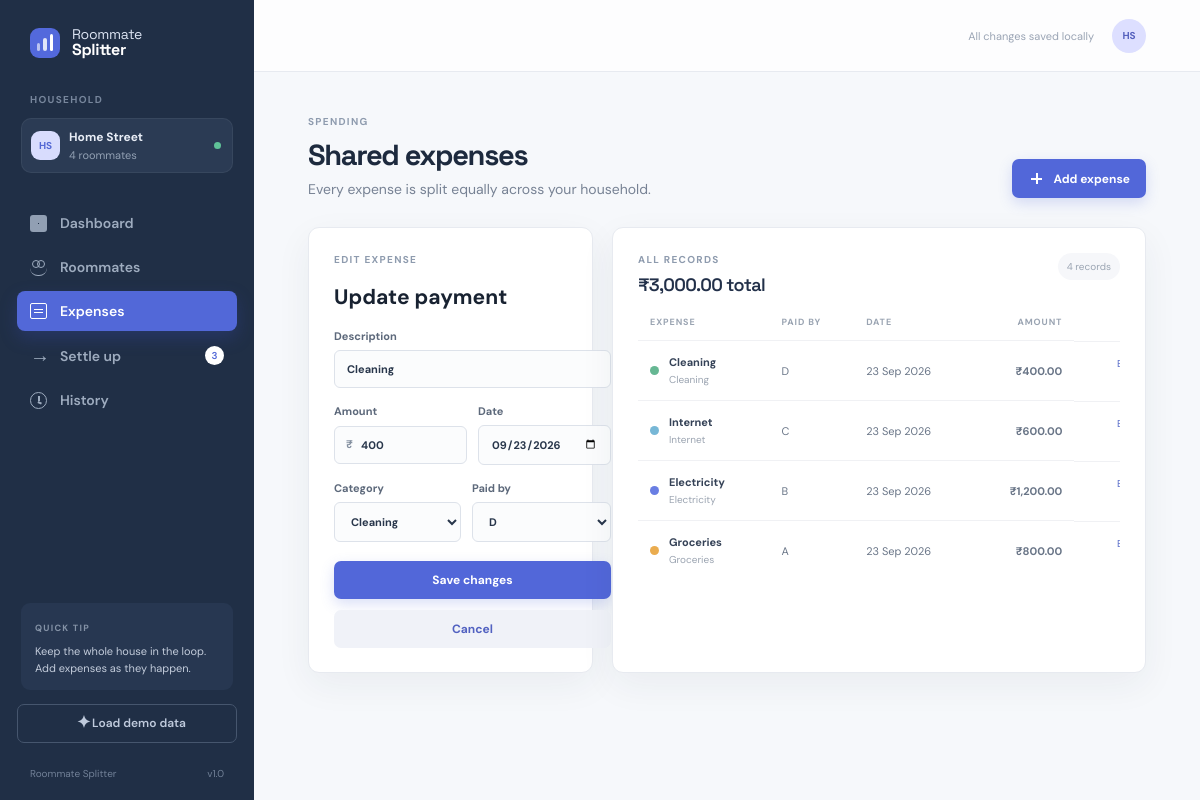
The page /?section=expenses&edit=30 on the database its author committed.
### tables this page shows
CREATE TABLE expenses (
                id INTEGER PRIMARY KEY AUTOINCREMENT,
                description TEXT NOT NULL,
                amount NUMERIC NOT NULL CHECK (amount > 0),
                category TEXT NOT NULL,
                paid_by INTEGER NOT NULL,
                expense_date TEXT NOT NULL,
                created_at TEXT NOT NULL DEFAULT CURRENT_TIMESTAMP,
                FOREIGN KEY (paid_by) REFERENCES roommates (id) ON DELETE RESTRICT
            );

CREATE TABLE roommates (
                id INTEGER PRIMARY KEY AUTOINCREMENT,
                name TEXT NOT NULL COLLATE NOCASE UNIQUE,
                created_at TEXT NOT NULL DEFAULT CURRENT_TIMESTAMP
            );

### artifacts/roommate-expense-splitter/app.py (the view)
@app.route("/")
def index():
    section = request.args.get("section", "dashboard")
    if section not in {"dashboard", "roommates", "expenses", "settle", "history"}:
        section = "dashboard"
    data = dashboard_data()
    editing_id = request.args.get("edit", type=int)
    data["editing_expense"] = next(
        (expense for expense in data["expenses"] if expense["id"] == editing_id), None
    )
    return render_template("dashboard.html", active_section=section, **data)

### artifacts/roommate-expense-splitter/app.py (called while the page is built)
def dashboard_data() -> dict:
    roommates = get_roommates()
    expenses = get_expenses()
    settlements = get_settlements()
    total, share, balances = calculate_balances(roommates, expenses, settlements)
    plan = build_settlement_plan(balances)
    return {
        "roommates": roommates,
        "expenses": expenses,
        "settlements": settlements,
        "total": total,
        "share": share,
        "balances": balances,
        "settlement_plan": plan,
        "settlement_total": sum((item["amount"] for item in plan), Decimal("0.00")),
        "categories": CATEGORIES,
        "today": date.today().isoformat(),
    }

@app.template_filter("inr")
def format_inr(value) -> str:
    return f"₹{money(value):,.2f}"

@app.template_filter("date_display")
def format_date(value: str) -> str:
    try:
        return date.fromisoformat(value).strftime("%d %b %Y")
    except (TypeError, ValueError):
        return value or "—"

### artifacts/roommate-expense-splitter/database.py (called while the page is built)
def money(value: Any) -> Decimal:
    return Decimal(str(value or 0)).quantize(MONEY, rounding=ROUND_HALF_UP)

def get_connection() -> sqlite3.Connection:
    DB_PATH.parent.mkdir(parents=True, exist_ok=True)
    connection = sqlite3.connect(DB_PATH)
    connection.row_factory = sqlite3.Row
    connection.execute("PRAGMA foreign_keys = ON")
    return connection

def get_roommates() -> list[sqlite3.Row]:
    with get_connection() as connection:
        return connection.execute(
            "SELECT id, name FROM roommates ORDER BY name COLLATE NOCASE"
        ).fetchall()

def get_expenses() -> list[sqlite3.Row]:
    with get_connection() as connection:
        return connection.execute(
            """
            SELECT expenses.id, expenses.description, expenses.amount,
                   expenses.category, expenses.paid_by, expenses.expense_date,
                   roommates.name AS paid_by_name
            FROM expenses
            JOIN roommates ON roommates.id = expenses.paid_by
            ORDER BY expenses.expense_date DESC, expenses.id DESC
            """
        ).fetchall()

def get_settlements() -> list[sqlite3.Row]:
    with get_connection() as connection:
        return connection.execute(
            """
            SELECT id, payer_id, receiver_id, payer, receiver, amount,
                   settled_at, status
            FROM settlements
            ORDER BY settled_at DESC, id DESC
            """
        ).fetchall()

### artifacts/roommate-expense-splitter/templates/dashboard.html (shortened to what this page needs)
{% extends "base.html" %}
{% block content %}
{% if active_section == "dashboard" %}
<section class="page-heading">
  <div>
    <div class="eyebrow">WEDNESDAY, {{ today|date_display|upper }}</div>
    <h1>Good morning, <span>Home Street.</span></h1>
    <p>Here’s where your household stands today.</p>
  </div>
  <a class="button button-primary" href="{{ url_for('index', section='expenses') }}#expense-form"><span class="icon-plus"></span> Add expense</a>
</section>
<section class="metric-grid">
  <article class="metric-card metric-primary"><div class="metric-label">TOTAL EXPENSES <span class="icon-info"></span></div><strong>{{ total|inr }}</strong><span class="metric-note">Across {{ expenses|length }} expense{% if expenses|length != 1 %}s{% endif %}</span><span class="metric-orbit orbit-one"></span><span class="metric-orbit orbit-two"></span></article>
  <article class="metric-card"><div class="metric-label">YOUR HOUSEHOLD <span class="icon-users"></span></div><strong>{{ roommates|length }}</strong><span class="metric-note">Active roommates</span><div class="mini-avatars">{% for person in roommates[:5] %}<span class="avatar avatar-{{ loop.index }}">{{ person.name[:2]|upper }}</span>{% endfor %}</div></article>
  <article class="metric-card"><div class="metric-label">EQUAL SHARE <span class="icon-split"></span></div><strong>{{ share|inr }}</strong><span class="metric-note">Per person</span><div class="share-line"><span style="width: {{ [((share / total * 100) if total else 0), 100]|min }}%"></span></div></article>
  <article class="metric-card"><div class="metric-label">TO SETTLE <span class="icon-arrow-up"></span></div><strong>{{ settlement_total|inr }}</strong><span class="metric-note">{% if settlement_plan %}{{ settlement_plan|length }} transaction{% if settlement_plan|length != 1 %}s{% endif %} recommended{% else %}Everyone is settled{% endif %}</span><a class="text-link" href="{{ url_for('index', section='settle') }}">View settle up <span>→</span></a></article>
</section>
<section class="content-grid">
  <article class="panel balances-panel">
    <div class="panel-header"><div><div class="eyebrow">AT A GLANCE</div><h2>Household balances</h2></div><a class="text-link" href="{{ url_for('index', section='roommates') }}">View roommates <span>→</span></a></div>
    {% if balances %}
    <div class="balance-list">
      {% for person in balances %}
      <div class="balance-row">
        <span class="avatar avatar-{{ loop.index }}">{{ person.name[:2]|upper }}</span><div class="person-name"><strong>{{ person.name }}</strong><span>Equal share {{ person.share|inr }}</span></div>
        <div class="balance-paid"><span>Paid</span><strong>{{ person.paid|inr }}</strong></div>
        <div class="balance-amount balance-{{ person.status|lower|replace(' ', '-') }}"><strong>{% if person.balance > 0 %}+{% endif %}{{ person.balance|inr }}</strong><span>{{ person.status }}</span></div>
      </div>
      {% endfor %}
    </div>
    {% else %}
    <div class="empty-state"><div class="empty-icon icon-users"></div><h3>Start your household</h3><p>Add roommates to see balances here.</p><a class="button button-secondary" href="{{ url_for('index', section='roommates') }}">Add roommates</a></div>
    {% endif %}
  </article>
  <article class="panel activity-panel">
    <div class="panel-header"><div><div class="eyebrow">RECENT ACTIVITY</div><h2>Latest expenses</h2></div><a class="text-link" href="{{ url_for('index', section='expenses') }}">View all <span>→</span></a></div>
    {% if expenses %}
    <div class="activity-list">
      {% for expense in expenses[:4] %}
      <div class="activity-row"><span class="category-dot dot-{{ expense.category|lower|replace(' ', '-') }}"></span><div><strong>{{ expense.description }}</strong><span>{{ expense.paid_by_name }} · {{ expense.expense_date|date_display }}</span></div><strong class="activity-amount">{{ expense.amount|inr }}</strong></div>
      {% endfor %}
    </div>
    {% else %}
    <div class="empty-state compact"><div class="empty-icon icon-receipt"></div><h3>No expenses yet</h3><p>Add your first shared expense.</p></div>
    {% endif %}
  </article>
</section>
{% elif active_section == "expenses" %}
<section class="page-heading"><div><div class="eyebrow">SPENDING</div><h1>Shared expenses</h1><p>Every expense is split equally across your household.</p></div><a class="button button-primary" href="#expense-form"><span class="icon-plus"></span> Add expense</a></section>
<section class="content-grid expenses-layout">
  <article class="panel expense-form-panel" id="expense-form"><div class="eyebrow">{% if editing_expense %}EDIT EXPENSE{% else %}NEW EXPENSE{% endif %}</div><h2>{% if editing_expense %}Update payment{% else %}Record a payment{% endif %}</h2><form method="post" action="{% if editing_expense %}{{ url_for('edit_expense', expense_id=editing_expense.id) }}{% else %}{{ url_for('create_expense') }}{% endif %}" class="stack-form">
    <label>Description<input name="description" placeholder="What was it for?" value="{{ editing_expense.description if editing_expense else '' }}" required /></label>
    <div class="form-row"><label>Amount<div class="input-prefix"><span>₹</span><input name="amount" type="number" step="0.01" min="0.01" placeholder="0.00" value="{{ editing_expense.amount if editing_expense else '' }}" required /></div></label><label>Date<input name="expense_date" type="date" value="{{ editing_expense.expense_date if editing_expense else today }}" required /></label></div>
    <div class="form-row"><label>Category<select name="category">{% for category in categories %}<option value="{{ category }}" {% if editing_expense and editing_expense.category == category %}selected{% endif %}>{{ category }}</option>{% endfor %}</select></label><label>Paid by<select name="paid_by" required><option value="" disabled {% if not editing_expense %}selected{% endif %}>Select roommate</option>{% for person in roommates %}<option value="{{ person.id }}" {% if editing_expense and editing_expense.paid_by == person.id %}selected{% endif %}>{{ person.name }}</option>{% endfor %}</select></label></div>
    <div class="form-actions"><button class="button button-primary full-button" type="submit" {% if not roommates %}disabled{% endif %}>{% if editing_expense %}Save changes{% else %}Save expense{% endif %}</button>{% if editing_expense %}<a class="button button-secondary full-button" href="{{ url_for('index', section='expenses') }}">Cancel</a>{% endif %}</div>
  </form></article>
  <article class="panel table-panel"><div class="panel-header"><div><div class="eyebrow">ALL RECORDS</div><h2>{{ total|inr }} total</h2></div><span class="record-count">{{ expenses|length }} records</span></div>
    {% if expenses %}<div class="expense-table-wrap"><table><thead><tr><th>Expense</th><th>Paid by</th><th>Date</th><th class="align-right">Amount</th><th></th></tr></thead><tbody>{% for expense in expenses %}<tr><td><div class="table-title"><span class="category-dot dot-{{ expense.category|lower|replace(' ', '-') }}"></span><div><strong>{{ expense.description }}</strong><span>{{ expense.category }}</span></div></div></td><td>{{ expense.paid_by_name }}</td><td>{{ expense.expense_date|date_display }}</td><td class="align-right"><strong>{{ expense.amount|inr }}</strong></td><td class="align-right row-actions"><a class="edit-text" href="{{ url_for('index', section='expenses', edit=expense.id) }}#expense-form">Edit</a><form method="post" action="{{ url_for('remove_expense', expense_id=expense.id) }}" onsubmit="return confirm('Delete this expense?')"><button class="delete-text" type="submit">Delete</button></form></td></tr>{% endfor %}</tbody></table></div>{% else %}<div class="empty-state compact"><div class="empty-icon icon-receipt"></div><h3>No expenses recorded</h3><p>Your shared spending will appear here.</p></div>{% endif %}
  </article>
</section>
{% endif %}
{% endblock %}

### artifacts/roommate-expense-splitter/static/css/style.css (style rules this page uses)
.row-actions { display:flex;justify-content:flex-end;align-items:center;gap:9px }
.edit-text { color:#596dc9;font-size:10px }
.form-actions { display:grid;gap:8px }
:root { --ink:#182231;--muted:#778294;--line:#e7eaf0;--paper:#fff;--wash:#f6f8fb;--navy:#1e2d43;--blue:#5267d9;--blue-soft:#eef0ff;--green:#2d9d78;--green-soft:#e9f7f1;--red:#cf645b;--red-soft:#fff0ee;--yellow:#e5ad45;--shadow:0 12px 36px rgba(32,45,70,.06) }
* { box-sizing:border-box }
body { margin:0;background:var(--wash);color:var(--ink);font-family:"DM Sans",sans-serif;font-size:14px }
a { color:inherit;text-decoration:none }
button,input,select { font:inherit }
button { cursor:pointer }
.sidebar-kicker,.eyebrow,.metric-label { font-size:10px;font-weight:700;letter-spacing:.13em;color:#8e9bae }
.nav-icon,.icon-users,.icon-receipt,.icon-arrow,.icon-clock,.icon-check,.icon-grid,.icon-plus,.icon-spark,.icon-split,.icon-info,.icon-arrow-up { width:17px;height:17px;display:inline-block;position:relative;flex:none }
.icon-plus:before,.icon-plus:after { content:"";position:absolute;background:currentColor;left:3px;right:3px;top:8px;height:1.5px }
.icon-plus:after { top:3px;bottom:3px;left:8px;width:1.5px;height:auto }
.page-heading { display:flex;justify-content:space-between;align-items:flex-end;margin-bottom:29px }
.page-heading h1 { font-family:"Space Grotesk",sans-serif;font-size:29px;letter-spacing:-.045em;margin:8px 0 7px;color:#1d2a3e }
.page-heading p { margin:0;color:var(--muted) }
.button { border:0;border-radius:7px;padding:11px 16px;font-weight:700;font-size:12px;display:inline-flex;align-items:center;justify-content:center;gap:8px;transition:.2s }
.button-primary { background:#5267d9;color:#fff;box-shadow:0 5px 14px rgba(82,103,217,.21) }
.button-secondary { background:#f0f2f8;color:#5262c1 }
.metric-card,.panel { background:var(--paper);border:1px solid var(--line);border-radius:11px;box-shadow:var(--shadow) }
.content-grid { display:grid;grid-template-columns:1.1fr .9fr;gap:19px }
.panel { padding:25px 25px 24px }
.panel-header { display:flex;align-items:flex-start;justify-content:space-between;margin-bottom:20px }
.panel-header h2,.form-panel h2 { font:600 18px "Space Grotesk",sans-serif;letter-spacing:-.035em;margin:7px 0 0;color:#223049 }
.category-dot { height:9px;width:9px;border-radius:50%;display:inline-block;flex:none;background:#8f9bae }
.dot-groceries { background:#eaac4f }
.dot-electricity { background:#697ee3 }
.dot-internet { background:#77b7d6 }
.dot-cleaning { background:#66b793 }
.stack-form { display:grid;gap:16px }
.stack-form label { display:grid;gap:7px;color:#5d697b;font-size:11px;font-weight:700 }
.stack-form input,.stack-form select { border:1px solid #dde2ea;background:#fbfcfd;color:#28364b;border-radius:6px;padding:11px 12px;outline:0 }
.expenses-layout { grid-template-columns:285px 1fr }
.expense-form-panel { align-self:start }
.form-row { display:grid;grid-template-columns:1fr 1fr;gap:11px }
.input-prefix { position:relative }
.input-prefix span { position:absolute;left:12px;top:11px;color:#8490a0 }
.input-prefix input { padding-left:26px;width:100% }
.full-button { width:100%;margin-top:3px }
.table-panel { min-width:0 }
.record-count,.history-total { font-size:10px;color:#9ba5b3;background:#f6f7fa;border-radius:20px;padding:7px 9px }
.expense-table-wrap { overflow:auto }
table { width:100%;border-collapse:collapse;min-width:560px }
th { text-align:left;color:#9aa4b2;font-size:9px;letter-spacing:.1em;text-transform:uppercase;font-weight:700;padding:0 12px 12px }
td { border-top:1px solid #f0f1f4;padding:14px 12px;color:#697587;font-size:11px;white-space:nowrap }
.table-title { display:flex;align-items:center;gap:10px }
.table-title>div span { display:block;color:#9ba4b1;font-size:10px;margin-top:4px }
.table-title strong { color:#354257 }
.align-right { text-align:right }

### rows shown on the page
expenses: description "Cleaning", amount "400", expense_date "09/23/2026", category "Cleaning", paid_by "D", paid_by_name "D", expense_date "23 Sep 2026", amount|inr "₹400.00"
expenses: description "Internet", category "Internet", paid_by_name "C", expense_date "23 Sep 2026", amount|inr "₹600.00"
expenses: description "Electricity", category "Electricity", paid_by_name "B", expense_date "23 Sep 2026", amount|inr "₹1,200.00"
expenses: description "Groceries", category "Groceries", paid_by_name "A", expense_date "23 Sep 2026", amount|inr "₹800.00"

### other values the page prints
{{ roommates|length }} "4"
{{ label }} "Dashboard" "Roommates" "Expenses" "Settle up" "History"
{{ settlement_plan|length }} "3"
{{ total|inr }} "₹3,000.00"
{{ expenses|length }} "4"
